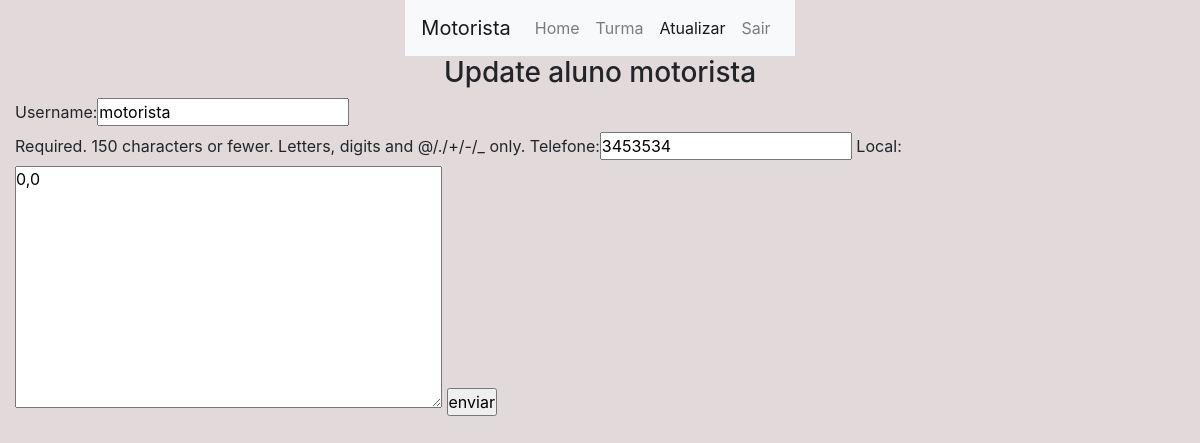
Before: /core/aluno/update/3 (signed in) with the older database file.
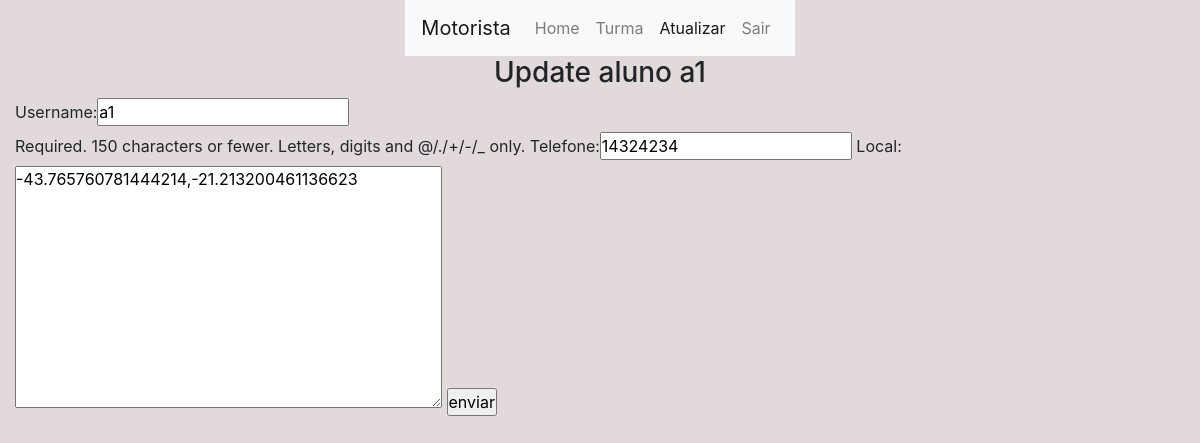
After: the same page with the newer database file.
### users/models.py (models this page shows)
class custom_user(AbstractUser):
    permissao = models.IntegerField(default=2)
    telefone = models.CharField(max_length=50,  default='1')
    local = LocationField(default=(1.2, 1.2), null=False, map_attrs={
        "style": "mapbox://styles/mapbox/outdoors-v11",
        "zoom": 13,
        "center": [17.031645, 51.106715],
        "cursor_style": 'pointer',
        "marker_color": "red",
        "rotate": False,
        "geocoder": True,
        "fullscreen_button": True,
        "navigation_buttons": True,
        "track_location_button": True,
        "readonly": True,
        "placeholder": "Pick a location on map below",
    })
    data_nascimento = models.DateField(
        auto_now=False, auto_now_add=False, null=False, blank=False, default=timezone.now)
    email = models.EmailField(unique=True)

### core/views.py (the view)
# urls.py: path('aluno/update/<int:id>', core_aluno_atualizar,
@login_required
def core_aluno_atualizar(request, id):
    usuario = custom_user.objects.get(id=id)
    if request.method == "POST":
        form = UsuarioUpdate(request.POST, instance=usuario)
        if form.is_valid():
            form.save()
        return redirect('core_aluno_home')
    form = UsuarioUpdate(instance=usuario)
    c = {
        'form': form,
        'usuario': usuario,
    }
    return render(request, 'core/aluno/aluno_update.html', c)

### core/forms.py
class UsuarioUpdate(ModelForm):
    class Meta:
        model = custom_user
        fields = ['username', 'telefone', 'local']

### core/templates/core/aluno/aluno_update.html (shortened to what this page needs)
{% extends 'base.html' %}
{% block conteudo %}
    {% load bootstrap %}
    {% load mapbox_location_field_tags %}
    <div class="row">
        <div class="col justify-content-center d-flex">
            {% include 'menu.html' with ativo='update' %}
        </div>
    </div>
    <div class="row">
        <div class="col justify-content-center d-flex">
            <h3>Update aluno {{usuario.username}}</h3>
        </div>
    </div>
    <div class="row">
        <div class="col justify-content-center d-flex">
            <form action="" method="post">
                {{form | bootstrap}}
                <input type="submit" value="enviar">
            </form>
        </div>
    </div>
{% endblock conteudo %}

Changed rows visible on the page:
changed custom_user: username "motorista" → "a1"; telefone "3453534" → "14324234"; local "0,0" → "-43.765760781444214,-21.213200461136623"
